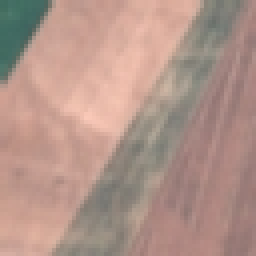
#> input picture data/EuroSAT_RGB/AnnualCrop/AnnualCrop_1205.jpg, 64 x 64 px (shown 4 times larger)
$ python -i extractors.py   (imports and definitions only)
#> lines starting #> are read from the running program, lines starting #| are printed output that depends on the picture
"""
Handcrafted feature extractors for the classical ML pipeline.

Supports three feature types:
    - HOG (Histogram of Oriented Gradients)
    - Color Histogram (per-channel in HSV space)
    - LBP (Local Binary Pattern)

Feature ablation modes:
    - "hog"               : HOG only
    - "hog_color"         : HOG + Color Histogram
    - "hog_color_texture"  : HOG + Color Histogram + LBP
"""

import logging

import cv2
import numpy as np
from skimage.feature import hog, local_binary_pattern
from tqdm import tqdm

logger = logging.getLogger(__name__)

VALID_MODES = {"hog", "hog_color", "hog_color_texture"}


def extract_hog(img_gray, orientations=9, pixels_per_cell=(8, 8), cells_per_block=(2, 2)):
    """
    Extract HOG features from a grayscale image.

    Args:
        img_gray: 2D numpy array (grayscale).
        orientations: Number of gradient orientations.
        pixels_per_cell: Size of a cell in pixels.
        cells_per_block: Number of cells per block.

    Returns:
        1D numpy array of HOG features.
    """
    features = hog(
        img_gray,
        orientations=orientations,
        pixels_per_cell=tuple(pixels_per_cell),
        cells_per_block=tuple(cells_per_block),
        block_norm="L2-Hys",
        feature_vector=True,
    )
    return features


def extract_color_histogram(img_bgr, bins=32):
    """
    Extract color histogram features in HSV space.

    Computes per-channel histograms and concatenates them.

    Args:
        img_bgr: 3-channel BGR image (as loaded by OpenCV).
        bins: Number of histogram bins per channel.

    Returns:
        1D numpy array of histogram features.
    """
    hsv = cv2.cvtColor(img_bgr, cv2.COLOR_BGR2HSV)
    features = []
    # H channel: range [0, 180]
    hist_h = cv2.calcHist([hsv], [0], None, [bins], [0, 180]).flatten()
    # S channel: range [0, 256]
    hist_s = cv2.calcHist([hsv], [1], None, [bins], [0, 256]).flatten()
    # V channel: range [0, 256]
    hist_v = cv2.calcHist([hsv], [2], None, [bins], [0, 256]).flatten()

    # Normalize each histogram
    for hist in [hist_h, hist_s, hist_v]:
        hist_sum = hist.sum()
        if hist_sum > 0:
            hist /= hist_sum
        features.append(hist)

    return np.concatenate(features)


def extract_lbp(img_gray, radius=3, n_points=24):
    """
    Extract Local Binary Pattern histogram features.

    Args:
        img_gray: 2D numpy array (grayscale).
        radius: Radius of the LBP circle.
        n_points: Number of surrounding points.

    Returns:
        1D numpy array of LBP histogram features.
    """
    lbp = local_binary_pattern(img_gray, n_points, radius, method="uniform")
    # Uniform LBP produces exactly n_points + 2 distinct patterns
    hist, _ = np.histogram(lbp.ravel(), bins=n_points + 2, range=(0, n_points + 2), density=True)
    return hist.astype(np.float32)


def extract_features_single(img_bgr, mode="hog_color_texture", hog_cfg=None, color_cfg=None, lbp_cfg=None):
    """
    Extract features from a single BGR image based on the ablation mode.

    Args:
        img_bgr: BGR image (numpy array).
        mode: One of "hog", "hog_color", "hog_color_texture".
        hog_cfg: Dict with HOG parameters (orientations, pixels_per_cell, cells_per_block).
        color_cfg: Dict with color histogram parameters (bins).
        lbp_cfg: Dict with LBP parameters (radius, n_points).

    Returns:
        1D numpy array of concatenated features.
    """
    hog_cfg = hog_cfg or {}
    color_cfg = color_cfg or {}
    lbp_cfg = lbp_cfg or {}

    gray = cv2.cvtColor(img_bgr, cv2.COLOR_BGR2GRAY)
    parts = []

    # Always extract HOG
    hog_feat = extract_hog(
        gray,
        orientations=hog_cfg.get("orientations", 9),
        pixels_per_cell=hog_cfg.get("pixels_per_cell", (8, 8)),
        cells_per_block=hog_cfg.get("cells_per_block", (2, 2)),
    )
    parts.append(hog_feat)

    # Add color histogram
    if mode in ("hog_color", "hog_color_texture"):
        color_feat = extract_color_histogram(
            img_bgr,
            bins=color_cfg.get("bins", 32),
        )
        parts.append(color_feat)

    # Add LBP texture
    if mode == "hog_color_texture":
        lbp_feat = extract_lbp(
            gray,
            radius=lbp_cfg.get("radius", 3),
            n_points=lbp_cfg.get("n_points", 24),
        )
        parts.append(lbp_feat)

    return np.concatenate(parts)


# [49 lines left out: function extract_features_batch, not called in this run]

>>> import cv2
>>> picture = cv2.imread('../../data/EuroSAT_RGB/AnnualCrop/AnnualCrop_1205.jpg')
#> picture is the input picture: shape (64, 64, 3); mean B, G, R 137.7, 148.3, 177.8
>>> result = extract_features_single(picture)
#> in extract_features_single, `gray = cv2.cvtColor(img_bgr, cv2.COLOR_BGR2GRAY)`:
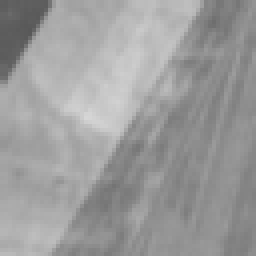
#> gray: shape (64, 64) (shown 4 times larger); min 88, max 214, mean 156
#> in extract_hog, `features = hog( img_gray, orientations=orientations, pixels_per_cell=t..`: features = 1764 values, max 0.513 at index 36, min 0 at index 21, mean 0.133
#> in extract_features_single, `hog_feat = extract_hog( gray, orientations=hog_cfg.get("orientations",..`: hog_feat has the same summary as features in extract_hog
#> in extract_color_histogram, `hsv = cv2.cvtColor(img_bgr, cv2.COLOR_BGR2HSV)`: hsv: shape (64, 64, 3); mean H, S, V 11.7, 58.6, 179.1
#> in extract_color_histogram, `hist_h = cv2.calcHist([hsv], [0], None, [bins], [0, 180]).flatten()`: hist_h = 32 values, max 2090 at index 1, min 0 at index 16, mean 128
#> in extract_color_histogram, `hist_s = cv2.calcHist([hsv], [1], None, [bins], [0, 256]).flatten()`: hist_s = 32 values, max 1655 at index 8, min 0 at index 0, mean 128
#> in extract_color_histogram, `hist_v = cv2.calcHist([hsv], [2], None, [bins], [0, 256]).flatten()`: hist_v = 32 values, max 434 at index 25, min 0 at index 0, mean 128
#> the loop in extract_color_histogram, `for hist in [hist_h, hist_s, hist_v]:` made 3 passes
#> after the loop in extract_color_histogram, `for hist in [hist_h, hist_s, hist_v]:`: features = 3 items
#> in extract_features_single, `color_feat = extract_color_histogram( img_bgr, bins=color_cfg.get("bin..`: color_feat = 96 values, max 0.51 at index 1, min 0 at index 16, mean 0.0312
#> in extract_lbp, `lbp = local_binary_pattern(img_gray, n_points, radius, method="uniform")`:
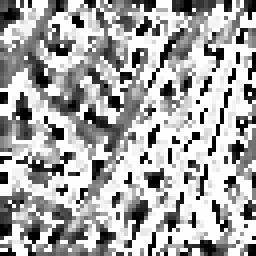
#> lbp: shape (64, 64) float64 (shown 4 times larger); min 0, max 25, mean 16.5; drawn with min black and max white
#> in extract_lbp, `hist, _ = np.histogram(lbp.ravel(), bins=n_points + 2, range=(0, n_poi..`: hist = 26 values, max 0.386 at index 25, min 0.0137 at index 16, mean 0.0385
#> in extract_features_single, `lbp_feat = extract_lbp( gray, radius=lbp_cfg.get("radius", 3), n_point..`: lbp_feat has the same summary as hist in extract_lbp
#> result = 1886 values, max 0.513 at index 36, min 0 at index 21, mean 0.126

$ run again, on data/EuroSAT_RGB/AnnualCrop/AnnualCrop_1513.jpg
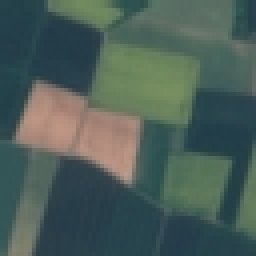
#> input picture data/EuroSAT_RGB/AnnualCrop/AnnualCrop_1513.jpg, 64 x 64 px (shown 4 times larger)
#> picture is the input picture: shape (64, 64, 3); mean B, G, R 88.4, 94.3, 75.9
#> in extract_features_single, `gray = cv2.cvtColor(img_bgr, cv2.COLOR_BGR2GRAY)`:
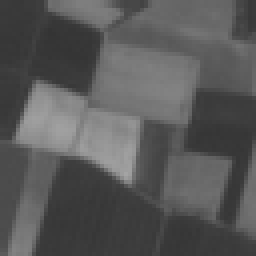
#> gray: shape (64, 64) (shown 4 times larger); min 52, max 164, mean 88.1
#> in extract_hog, `features = hog( img_gray, orientations=orientations, pixels_per_cell=t..`: features = 1764 values, max 0.607 at index 1548, min 0 at index 8, mean 0.114
#> hog_feat has the same summary as features in extract_hog
#> hsv: shape (64, 64, 3); mean H, S, V 74.3, 84.8, 101
#> hist_h = 32 values, max 1335 at index 17, min 0 at index 20, mean 128
#> hist_s = 32 values, max 599 at index 9, min 0 at index 18, mean 128
#> hist_v = 32 values, max 1452 at index 9, min 0 at index 0, mean 128
#> the loop in extract_color_histogram, `for hist in [hist_h, hist_s, hist_v]:` made 3 passes
#> after the loop in extract_color_histogram, `for hist in [hist_h, hist_s, hist_v]:`: features = 3 items
#> color_feat = 96 values, max 0.354 at index 73, min 0 at index 20, mean 0.0312
#> in extract_lbp, `lbp = local_binary_pattern(img_gray, n_points, radius, method="uniform")`:
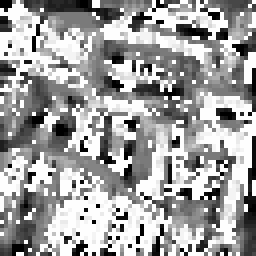
#> lbp: shape (64, 64) float64 (shown 4 times larger); min 0, max 25, mean 15.7; drawn with min black and max white
#> hist = 26 values, max 0.318 at index 25, min 0.00879 at index 20, mean 0.0385
#> lbp_feat has the same summary as hist in extract_lbp
#> result = 1886 values, max 0.607 at index 1548, min 0 at index 8, mean 0.109

$ run again, on data/EuroSAT_RGB/AnnualCrop/AnnualCrop_1523.jpg
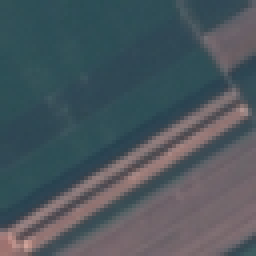
#> input picture data/EuroSAT_RGB/AnnualCrop/AnnualCrop_1523.jpg, 64 x 64 px (shown 4 times larger)
#> picture is the input picture: shape (64, 64, 3); mean B, G, R 93.4, 86.5, 75.1
#> in extract_features_single, `gray = cv2.cvtColor(img_bgr, cv2.COLOR_BGR2GRAY)`:
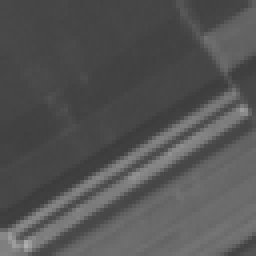
#> gray: shape (64, 64) (shown 4 times larger); min 60, max 175, mean 83.8
#> in extract_hog, `features = hog( img_gray, orientations=orientations, pixels_per_cell=t..`: features = 1764 values, max 0.727 at index 1073, min 0 at index 8, mean 0.109
#> hog_feat has the same summary as features in extract_hog
#> hsv: shape (64, 64, 3); mean H, S, V 110.2, 75.8, 97
#> hist_h = 32 values, max 1775 at index 17, min 0 at index 1, mean 128
#> hist_s = 32 values, max 867 at index 13, min 0 at index 17, mean 128
#> hist_v = 32 values, max 2183 at index 10, min 0 at index 0, mean 128
#> the loop in extract_color_histogram, `for hist in [hist_h, hist_s, hist_v]:` made 3 passes
#> after the loop in extract_color_histogram, `for hist in [hist_h, hist_s, hist_v]:`: features = 3 items
#> color_feat = 96 values, max 0.533 at index 74, min 0 at index 1, mean 0.0312
#> in extract_lbp, `lbp = local_binary_pattern(img_gray, n_points, radius, method="uniform")`:
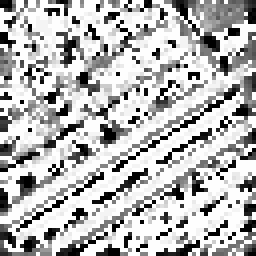
#> lbp: shape (64, 64) float64 (shown 4 times larger); min 0, max 25, mean 17.8; drawn with min black and max white
#> hist = 26 values, max 0.466 at index 25, min 0.00708 at index 18, mean 0.0385
#> lbp_feat has the same summary as hist in extract_lbp
#> result = 1886 values, max 0.727 at index 1073, min 0 at index 8, mean 0.104
